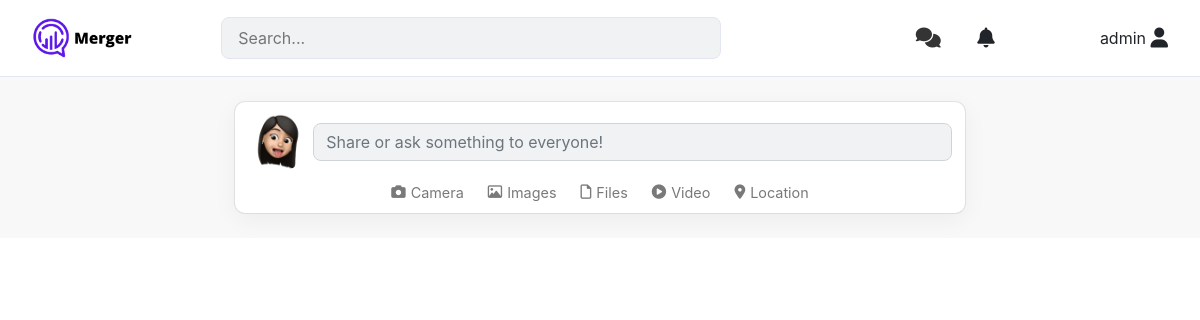
/ (signed in), run on an earlier commit of the app's database.
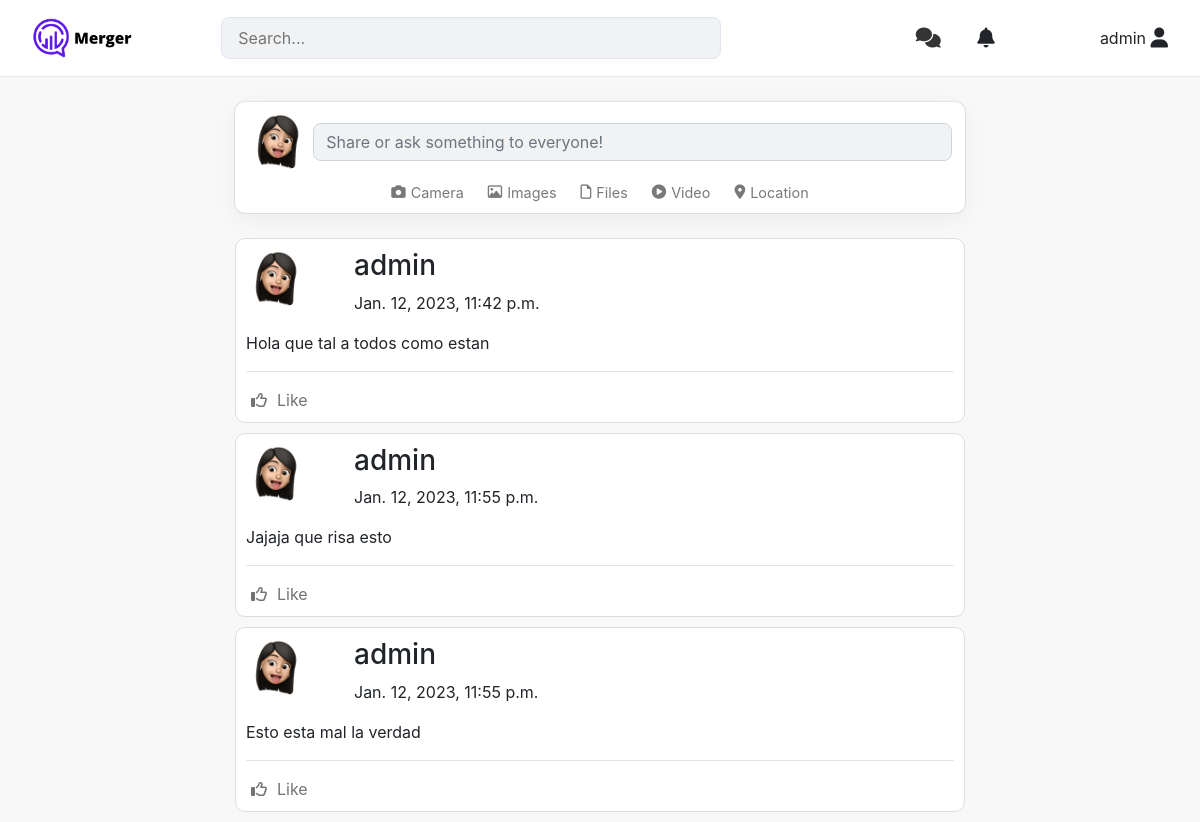
And on a later commit of the database.
### network/models.py (models this page shows)
class User(AbstractUser):
    avatar_img = models.URLField()
    following = models.ManyToManyField('self', related_name='followers')

class Post(models.Model):
    owner = models.ForeignKey(User, related_name="posts", on_delete=models.CASCADE)
    content = models.CharField(max_length=200, blank=False, null=False)
    created_date = models.DateTimeField(auto_now_add=True)
    likes = models.IntegerField(default=0)

### network/views.py (the view)
# urls.py: path("", views.index, name="index"),
def index(request):
    if request.method == 'POST':
        if not request.user.is_authenticated:
            return redirect('index')
        content = request.POST['new_post_content']
        Post.objects.create(owner = request.user, content = content)
    posts = Post.objects.all()
    return render(request, "network/pages/index.html", {'posts': posts})

### network/templates/network/pages/index.html
{% extends "network/layout.html" %} {% block body %}
<main class="">
  <div class="wrapper container">
    <div class="row">
      <aside class="col-sm-2">
      </aside>
      <div class="col-sm-8">
        <section class="new-post">
          {% if user.is_authenticated %}
            {% include 'network/components/new_post.html' %}
          {% endif %}
        </section>
        <section class="feed">
          {% for post in posts %}
          <article class="post">
            <header class="row d-flex flex-row ">
              <div class="col-2 profile-pic">
                <img src="../../static/network/avatar.png" alt="" width="10px" />
              </div>
              <div class="col-10 user-info p-0">
                <h3>{{ post.owner.username }}</h3>
                <p>{{ post.created_date }}</p>
              </div>
            </header>
            <div class="content">
              <p>{{ post.content }}</p>
            </div>
            <hr />
            <footer>
              <div class="row actions">
                <div class="action">
                  <i class="fa-regular fa-thumbs-up"></i>
                  <p>Like</p>
                </div>
              </div>
            </footer>
          </article>
          {% endfor %}
        </section>
      </div>
      <aside class="col-sm-2">
      </aside>
    </div>
  </div>
</main>
{% endblock %}

### network/templates/network/layout.html (shortened to what this page needs)
{% load static %}
<!DOCTYPE html>
<html lang="en">
  <head>
    <link
      rel="stylesheet"
      href="https://stackpath.bootstrapcdn.com/bootstrap/4.4.1/css/bootstrap.min.css"
    />
    <link href="{% static 'network/styles.css' %}" rel="stylesheet" />
    <link
      href="{% static 'fontawesomefree/css/fontawesome.css' %}"
      rel="stylesheet"
      type="text/css"
    />
    <link
      href="{% static 'fontawesomefree/css/brands.css' %}"
      rel="stylesheet"
      type="text/css"
    />
    <link
      href="{% static 'fontawesomefree/css/solid.css' %}"
      rel="stylesheet"
      type="text/css"
    />
  </head>
  <body>
    {% include 'network/components/nav_bar.html' %}
    <div class="body">{% block body %} {% endblock %}</div>
  </body>
</html>

### network/templates/network/components/nav_bar.html (shortened to what this page needs)
{% load static %}
<head>
    <link rel="stylesheet" href="{% static 'network/styles_nav_bar.css' %}">
</head>
<nav>
    <div class="logo">
        <img src="../../static/network/Merger.png" alt="logo" id="logo">
    </div>
    <form>
        <input type="text" placeholder="Search..." id="search-bar" class="search-bar">
    </form>
    <div class="interact-session">
        <i class="fa-solid fa-comments fa-lg p-3" id="message-icon"></i>
        <i class="fa-solid fa-bell fa-lg p-3" id="bell-icon"></i>
    </div>
    <div class="user-menu">
        {{ user.username }}
        <i class="fa-solid fa-user fa-lg" id="user-icon"></i>
    </div>
</nav>

### network/templates/network/components/new_post.html (shortened to what this page needs)
{% load static %}
<head>
    <link rel="stylesheet" href="{% static 'network/styles_new_post.css' %}">
</head>
<form method="post" class="new-post-container text-center">
    <div class="share-input">
        <img src="../../static/network/avatar.png" alt="" />
        <input type="text" class="form-control" name="new_post_content"
            placeholder="Share or ask something to everyone!"></input>
    </div>
    <div class="attachments">
        <div class="attachment">
            <i class="fa-solid fa-camera"></i>
            <p>Camera</p>
        </div>
        <div class="attachment">
            <i class="fa-regular fa-image"></i>
            <p>Images</p>
        </div>
        <div class="attachment">
            <i class="fa-regular fa-file"></i>
            <p>Files</p>
        </div>
        <div class="attachment">
            <i class="fa-solid fa-circle-play"></i>
            <p>Video</p>
        </div>
        <div class="attachment">
            <i class="fa-solid fa-location-dot"></i>
            <p>Location</p>
        </div>
    </div>
</form>

### network/static/network/styles.css (style rules this page uses)
main { background-color: #f8f8f8; }
.post { background-color: #fff; border: 1px solid #ddd; border-radius: 10px; margin-bottom: 10px; padding: 10px; }
.actions { padding: 0 20px; }
.action { display: flex; justify-content: center; align-items: center; gap: 10px; color: #737373; }
.action p { margin: 0; }

### network/static/network/styles_nav_bar.css (style rules this page uses)
#logo { object-fit: contain; width: 100px; height: 50px; }
nav { background-color: #fff; border-bottom: 1px solid #e3e6f0; padding: 0.8rem 2rem; display: flex; justify-content: space-between; align-items: center; }
.search-bar { width: 100%; max-width: 500px; border: 1px solid #e3e6f0; border-radius: 0.5rem; padding: 0.5rem 1rem; display: flex; align-items: center; background-color: #f1f2f4; width: 500px; }
#message-icon { color: #343434; size: 100px; }

### network/static/network/styles_new_post.css (style rules this page uses)
.new-post-container { display: flex; justify-content: center; align-items: center; flex-direction: column; gap: 10px; width: 100%; margin: 25px auto; border-radius: 10px; padding: 10px; box-shadow: rgba(0, 0, 0, 0.05) 0px 6px 24px 0px, rgba(0, 0, 0, 0.08) 0px 0px 0px 1px; background: #fff; }
.new-post-container input { width: 90%; background-color: #f1f2f4; border-radius: 0.5rem; }
.new-post-container .share-input { display: flex; justify-content: space-around; align-items: center; width: 100%; }
.new-post-container img, article header img { border-radius: 500px; width: 60px; }
.attachments { display: flex; justify-content: center; align-items: center; gap: 24px; }
.attachment { display: flex; justify-content: center; align-items: center; gap: 5px; color: #797979; font-size: .9rem; }
.attachment p { margin: 0; }

What changed in the data, as far as the page shows it:
added Post: owner.username "admin", created_date "Jan. 12, 2023, 11:42 p.m.", content "Hola que tal a todos como estan"
added Post: owner.username "admin", created_date "Jan. 12, 2023, 11:55 p.m.", content "Jajaja que risa esto"
added Post: owner.username "admin", created_date "Jan. 12, 2023, 11:55 p.m.", content "Esto esta mal la verdad"
